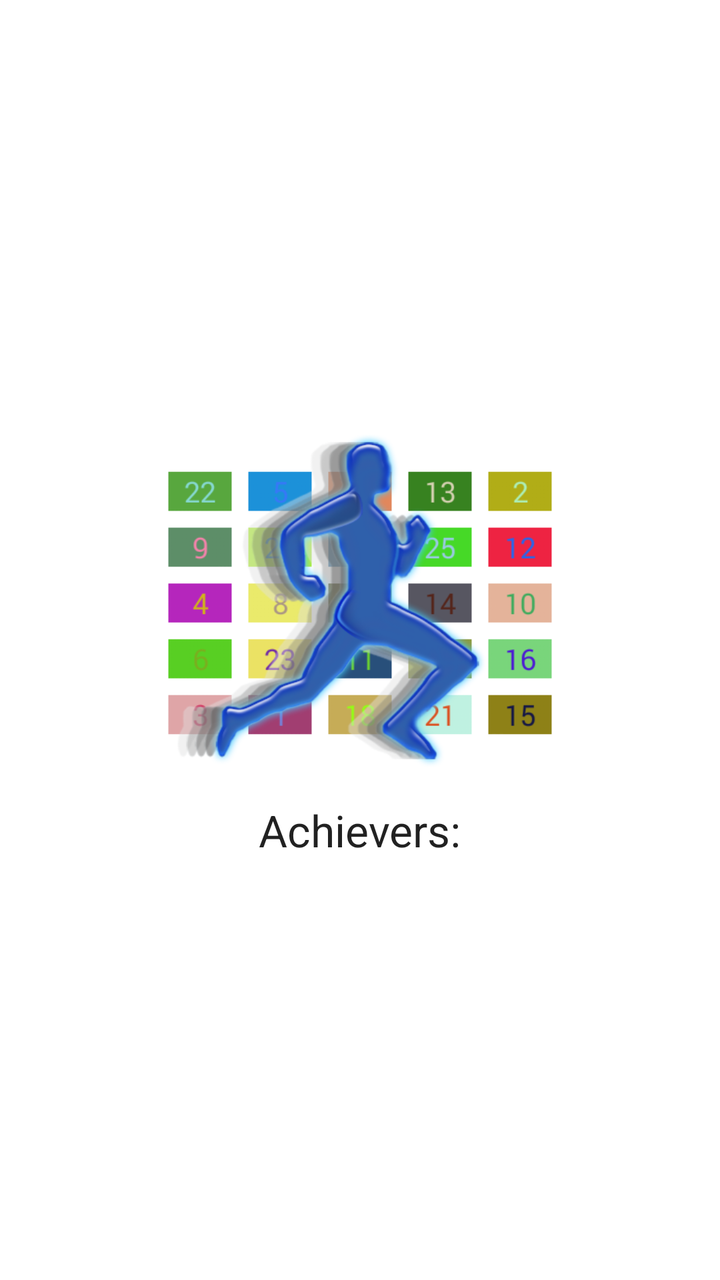
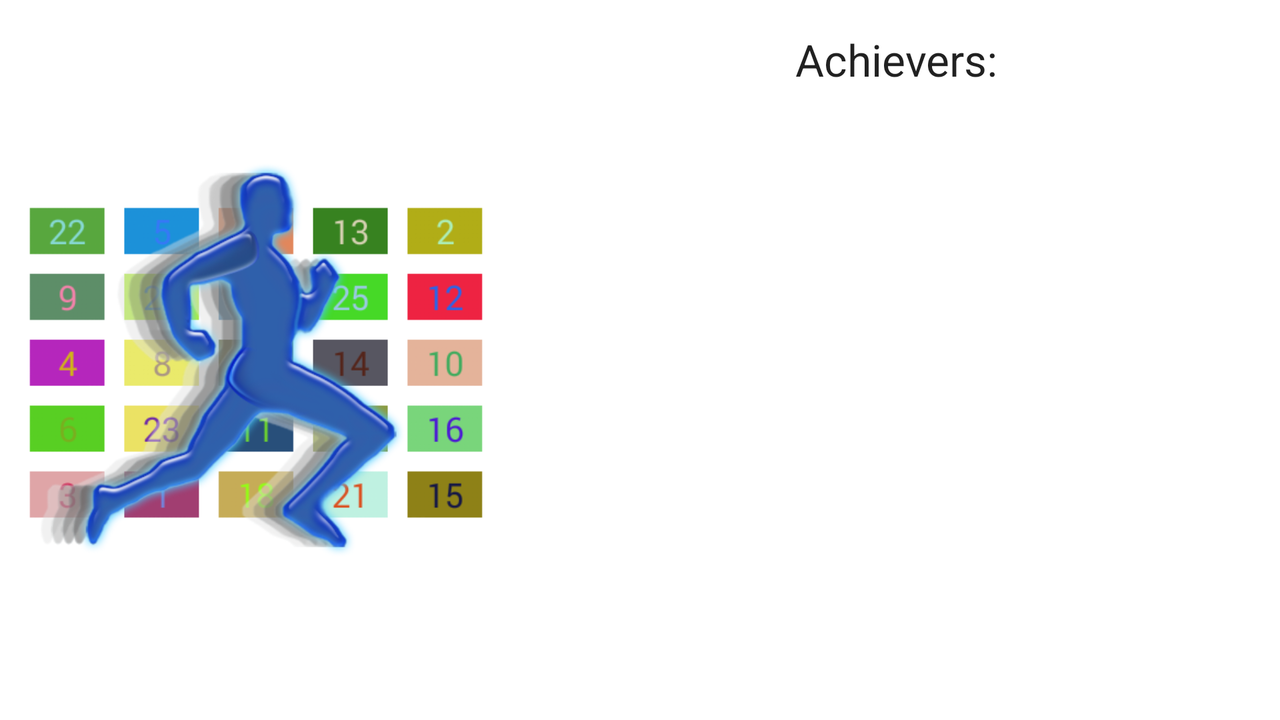

The same Android screen from two of the app's own layout files: first res/layout/ as a phone draws it, then the repository's variant for another configuration, drawn on a device whose configuration selects that folder. Both files follow.
<!-- AndroidManifest.xml: application theme AppTheme -->
<!-- res/layout/fragment_results.xml -->
<LinearLayout xmlns:android="http://schemas.android.com/apk/res/android"
    xmlns:tools="http://schemas.android.com/tools"
    android:layout_width="match_parent"
    android:layout_height="match_parent"
    tools:context="org.home.d2e.numbersprinter.ResultsFragment"
    android:orientation="vertical"
    android:gravity="center"

    >


    <ImageView
        android:layout_width="200dp"
        android:layout_height="200dp"
        android:id="@+id/ivLogo"
        android:src="@drawable/logo01"
        android:layout_marginTop="10dp" />

    <TextView
        android:layout_width="wrap_content"
        android:layout_height="wrap_content"
        android:textAppearance="?android:attr/textAppearanceLarge"
        android:text="@string/tAchievers"
        android:id="@+id/tvTop10"
        android:layout_gravity="center_horizontal"

 />

    <ListView
        android:layout_width="match_parent"
        android:layout_height="wrap_content"
        android:id="@+id/lvAchievers"
        android:layout_gravity="center_horizontal"
        android:choiceMode="none"
        android:layout_margin="10dp"

         />

</LinearLayout>
<!-- resources referenced by this layout -->
<resources>
  <!-- drawable logo01: png bitmap (drawable, 109309 bytes) -->
  <string name="tAchievers">Achievers:</string>
</resources>
<!-- res/layout-land/fragment_results.xml (the repository's variant of the layout above) -->
<!-- drawn on the phone turned sideways -->
<LinearLayout xmlns:android="http://schemas.android.com/apk/res/android"
    xmlns:tools="http://schemas.android.com/tools"
    android:layout_width="match_parent"
    android:layout_height="match_parent"
    tools:context="io.github.d2edev.numbersprinter.ResultsFragment"
    android:orientation="horizontal"
    android:gravity="center"
    android:baselineAligned="false"

    >


    <LinearLayout
        android:orientation="vertical"
        android:layout_width="match_parent"
        android:layout_height="match_parent"
        android:layout_weight="3"
        android:padding="10dp">

        <ImageView
            android:layout_width="match_parent"
            android:layout_height="match_parent"
            android:id="@+id/ivLogo"
            android:src="@drawable/logo01" />
    </LinearLayout>

    <LinearLayout
        android:orientation="vertical"
        android:layout_width="match_parent"
        android:layout_height="match_parent"
        android:layout_weight="2"
        android:padding="15dp">

        <TextView
            android:layout_width="match_parent"
            android:layout_height="wrap_content"
            android:textAppearance="?android:attr/textAppearanceLarge"
            android:text="@string/tAchievers"
            android:id="@+id/tvTop10"

            android:gravity="center" />

        <ListView
            android:layout_width="match_parent"
            android:layout_height="wrap_content"
            android:id="@+id/lvAchievers"
            android:layout_gravity="center_horizontal"
            />
    </LinearLayout>

</LinearLayout>
